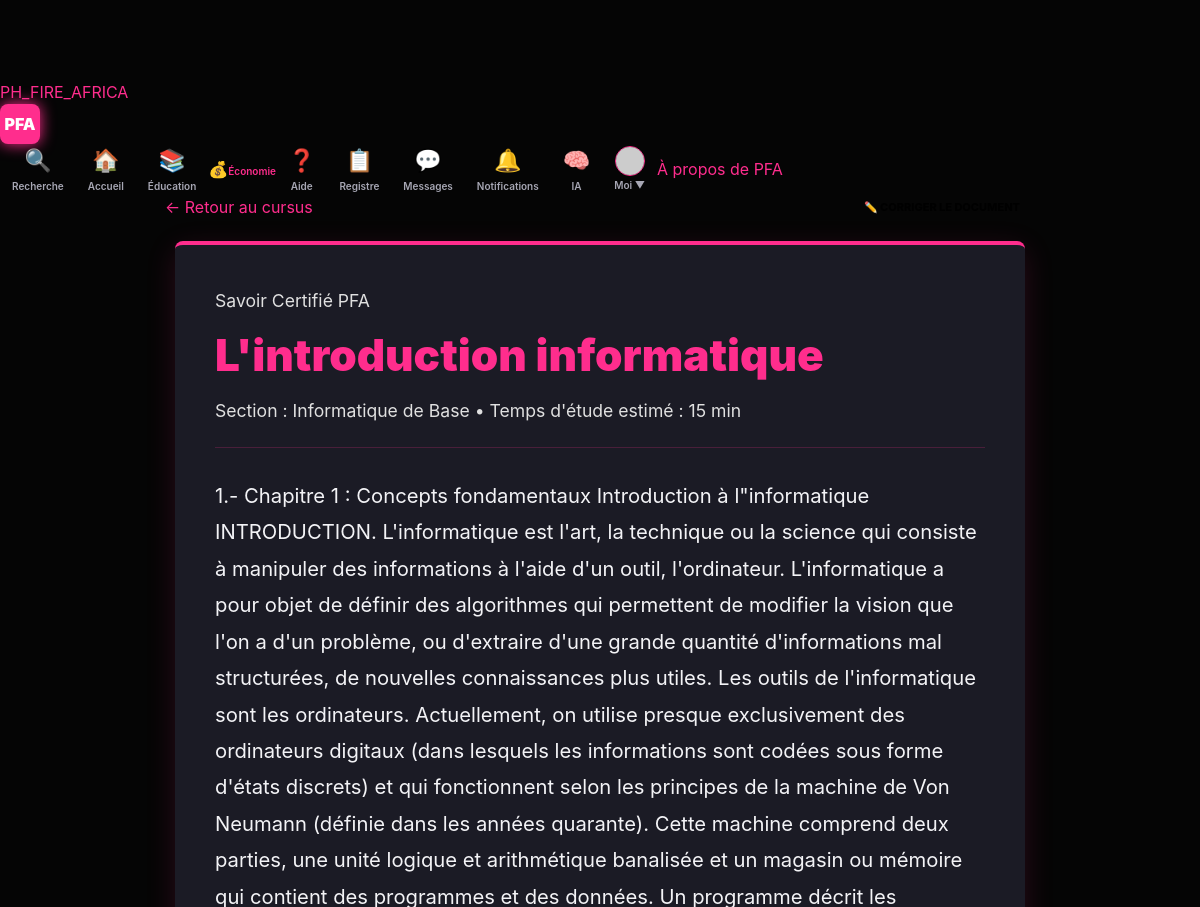
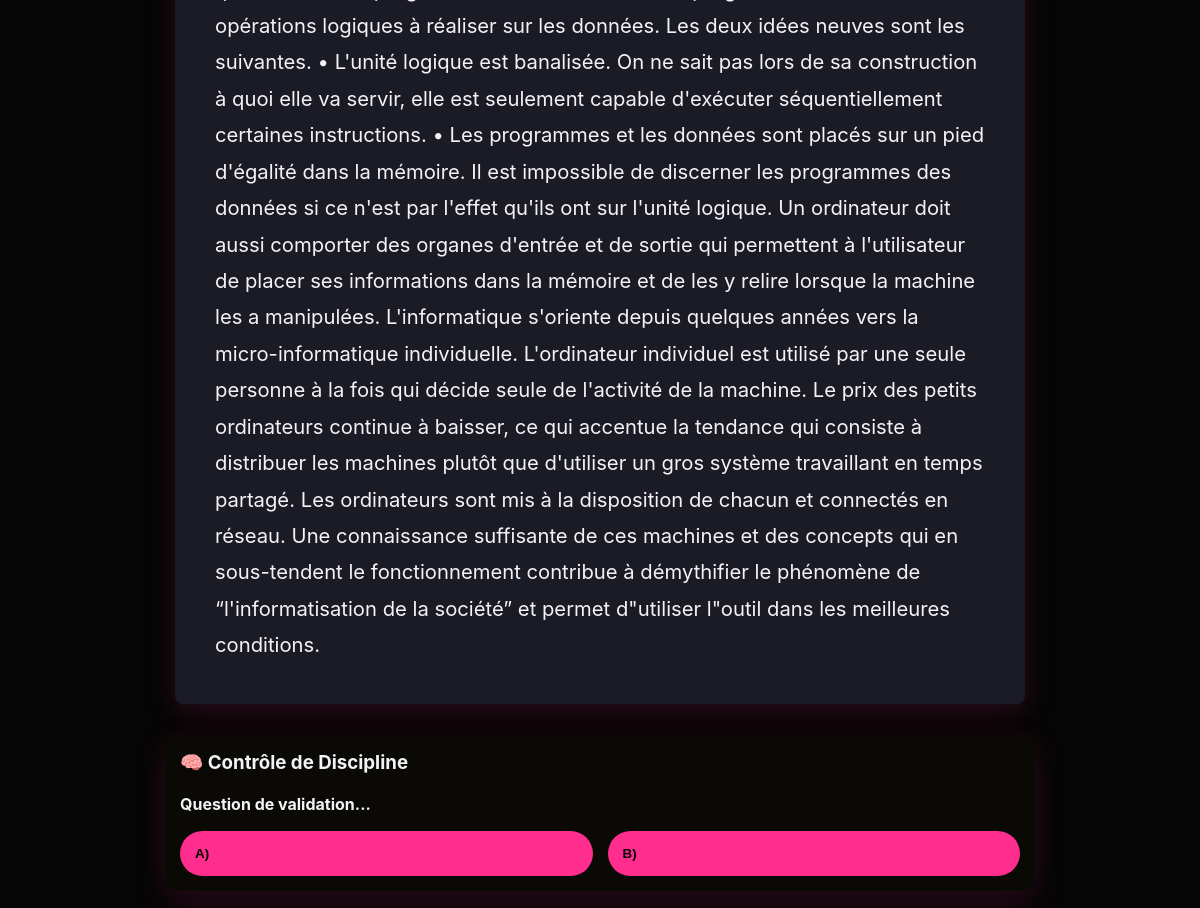
Before: /academie/lecon/6 (signed in, upper part) with the older database file (2 pictures, top to bottom).
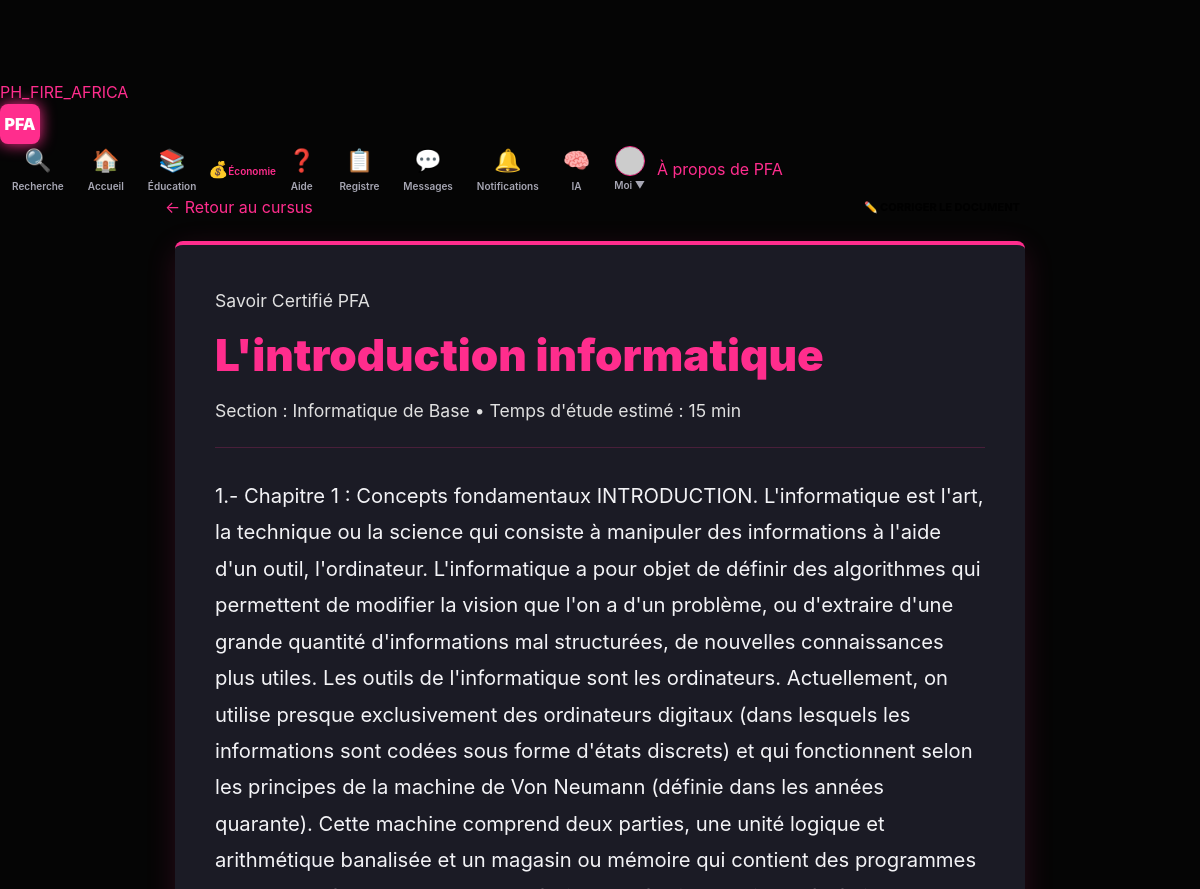
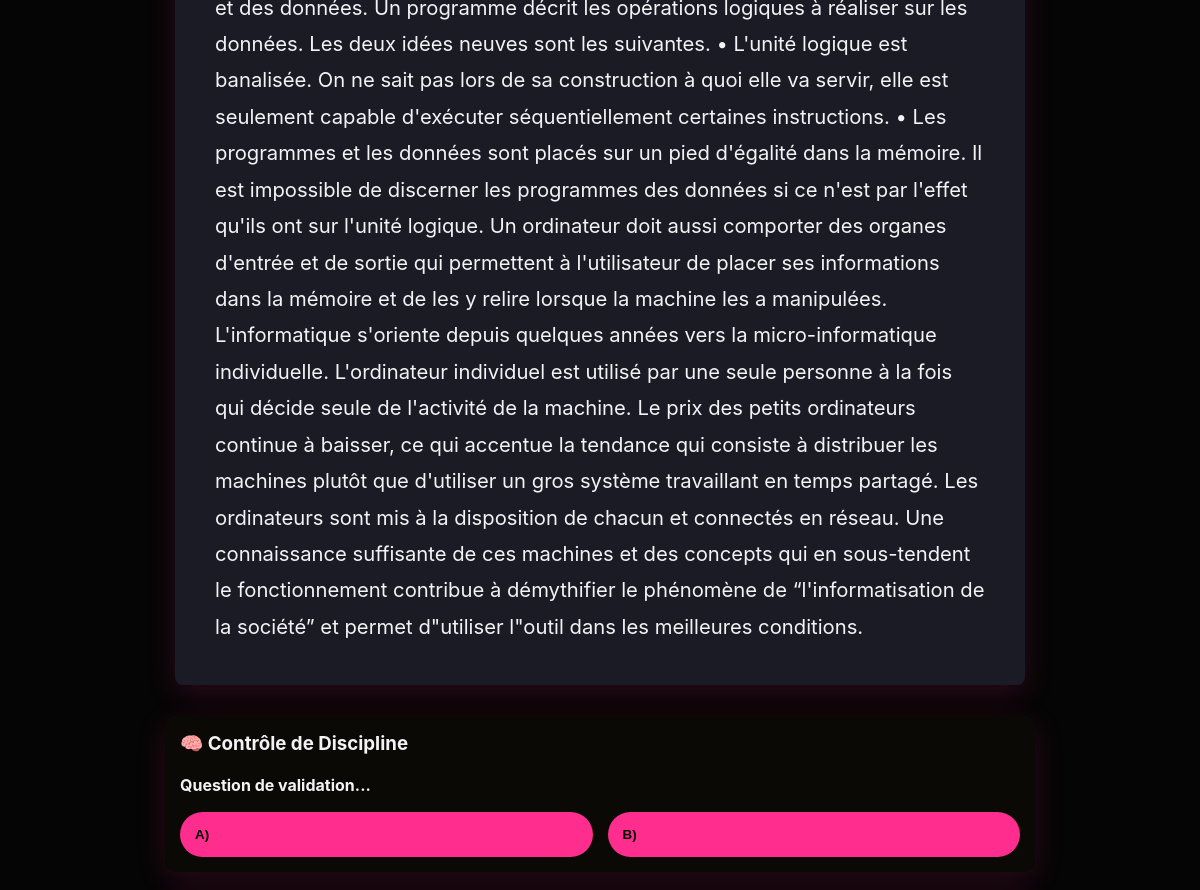
After: the same page with the newer database file (2 pictures, top to bottom).
### tables this page shows
CREATE TABLE lessons (id INTEGER PRIMARY KEY AUTOINCREMENT, module_id INT REFERENCES modules(id), contenu TEXT, exercice_obligatoire BOOLEAN, titre TEXT, image_filename TEXT, video_filename TEXT);

### app.py (the view)
    @app.get("/academie/lecon/<int:l_id>")
    @login_required
    def academie_lecon(l_id):
        lecon = db_one("""
            SELECT l.*, m.curriculum_id, c.titre as cursus_titre, d.nom as domaine_nom
            FROM lessons l
            JOIN modules m ON l.module_id = m.id
            JOIN curriculums c ON m.curriculum_id = c.id
            JOIN domains d ON c.domain_id = d.id
            WHERE l.id=?""", (l_id,))
        return render_template("academie/lecon_view.html", lecon=lecon)

### templates/academie/lecon_view.html (shortened to what this page needs)
{% extends "base.html" %}
{% block content %}
<div class="container" style="max-width: 900px; margin: 0 auto;">
    <div style="display: flex; justify-content: space-between; align-items: center; margin-bottom: 20px;">
        <a href="{{ url_for('academie_home') }}" class="muted small" style="text-decoration: none;">← Retour au cursus</a>
        {% if me.username == 'frere' %}
        <a href="{{ url_for('editeur_lecon', l_id=lecon.id) }}" class="btn" style="background: var(--warn); color: #000; font-size: 11px; padding: 5px 15px; font-weight: 800;">
            ✏️ CORRIGER LE DOCUMENT
        </a>
        {% endif %}
    </div>
    <article class="lesson-paper" style="background: var(--panel); padding: 40px; border-radius: 8px; box-shadow: var(--shadow); border-top: 4px solid var(--accent);">
        <header style="margin-bottom: 30px; border-bottom: 1px solid var(--border); padding-bottom: 20px;">
            <span class="badge" style="margin-bottom: 10px;">Savoir Certifié PFA</span>
            <h1 style="color: var(--accent); font-size: 2.5em; font-weight: 900; margin: 0;">{{ lecon.titre }}</h1>
            <p class="muted small">Section : Informatique de Base • Temps d'étude estimé : 15 min</p>
        </header>
        <div class="document-content" style="line-height: 1.8; font-size: 1.15em; color: #f3f3f6;">
            {{ lecon.contenu | safe }}
        </div>
    </article>
    <div class="card" style="margin-top: 30px; border: 1px solid var(--warn); background: rgba(255, 204, 0, 0.02);">
        <h3 style="color: var(--warn); display: flex; align-items: center; gap: 10px;">🧠 Contrôle de Discipline</h3>
        <p style="margin: 15px 0; font-weight: bold;">{{ lecon.quiz_question if lecon.quiz_question else "Question de validation..." }}</p>
        <div style="display: grid; grid-template-columns: 1fr 1fr; gap: 15px;">
            <button class="btn btn-ghost" onclick="verifierQuiz('A')" style="text-align: left; padding: 15px;">A) {{ lecon.opt_a }}</button>
            <button class="btn btn-ghost" onclick="verifierQuiz('B')" style="text-align: left; padding: 15px;">B) {{ lecon.opt_b }}</button>
        </div>
    </div>
</div>
{% endblock %}`

Changed rows visible on the page:
changed lessons "L'introduction informatique": contenu "…1 : Concepts fondamentaux Introduction à l\"informatique INTRODUCTION. L'informatique est l'art,…" → "…1 : Concepts fondamentaux INTRODUCTION. L'informatique est l'art,…"
